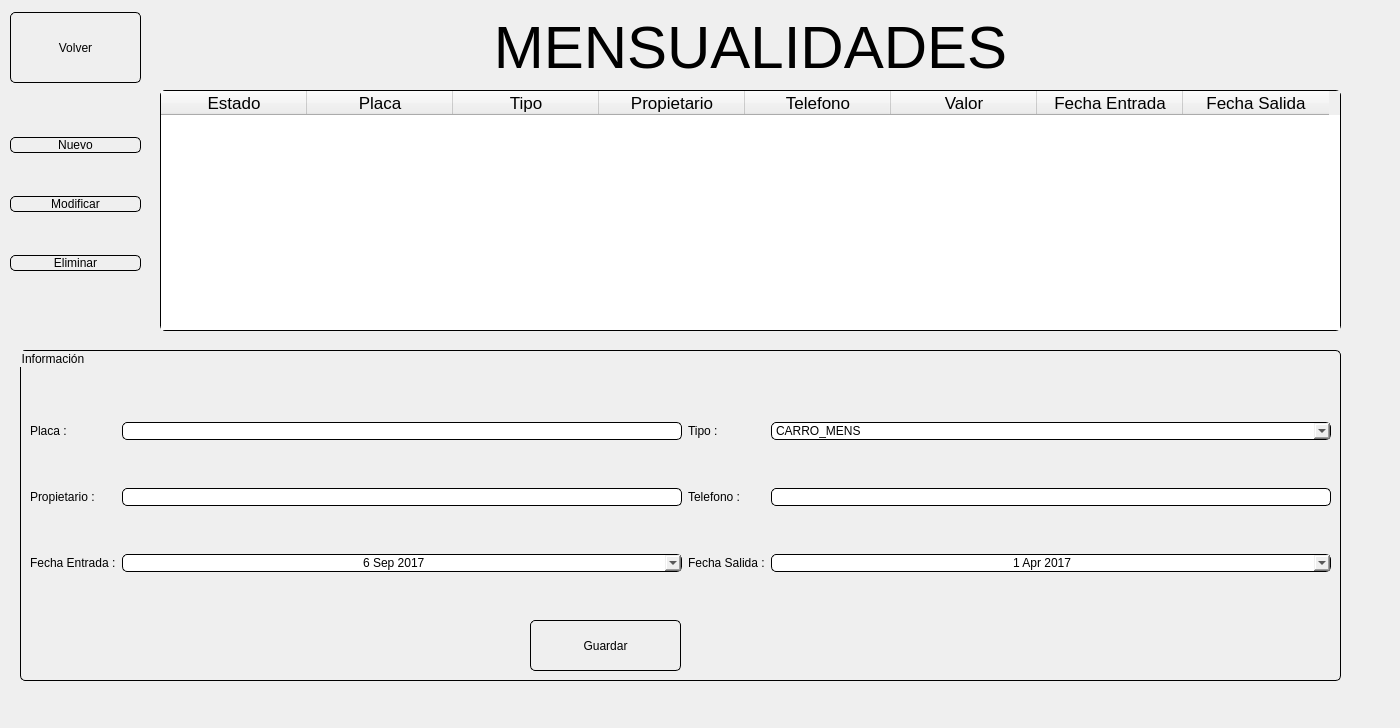
<?xml version="1.0" encoding="UTF-8"?>
<ui version="4.0">
 <class>MainWindow</class>
 <widget class="QMainWindow" name="MainWindow">
  <property name="geometry">
   <rect>
    <x>0</x>
    <y>0</y>
    <width>1400</width>
    <height>728</height>
   </rect>
  </property>
  <property name="maximumSize">
   <size>
    <width>1400</width>
    <height>732</height>
   </size>
  </property>
  <property name="windowTitle">
   <string>MainWindow</string>
  </property>
  <property name="styleSheet">
   <string notr="true">QLabel{
font: 18pt &quot;Tahoma&quot;;
}

QLineEdit,QComboBox, QDateEdit, QPushButton{
font: 18px &quot;Tahoma&quot;;
border:1px solid black;
border-radius: 5px;
}

#labelMenusalidad{
font-size: 60px;
}

QPushButton:hover{
background-color: #0c80c4;
}

#btnGuardar:hover{
background-color: #2aff27;
}

#btnEliminar:hover{
background-color: #ff0000;
}

QGroupBox{
font: 13pt &quot;Tahoma&quot;;
border:1px solid black;
border-radius: 5px
}

QTableWidget{
font: 13pt &quot;Tahoma&quot;;
border:1px solid black;
border-radius: 5px
}
</string>
  </property>
  <widget class="QWidget" name="centralwidget">
   <widget class="QWidget" name="gridLayoutWidget">
    <property name="geometry">
     <rect>
      <x>160</x>
      <y>10</y>
      <width>1181</width>
      <height>74</height>
     </rect>
    </property>
    <layout class="QGridLayout" name="gridLayout">
     <item row="0" column="0">
      <widget class="QLabel" name="labelMenusalidad">
       <property name="text">
        <string>MENSUALIDADES</string>
       </property>
       <property name="alignment">
        <set>Qt::AlignCenter</set>
       </property>
      </widget>
     </item>
    </layout>
   </widget>
   <widget class="QTableWidget" name="tableMensualidades">
    <property name="geometry">
     <rect>
      <x>160</x>
      <y>90</y>
      <width>1181</width>
      <height>241</height>
     </rect>
    </property>
    <property name="sizePolicy">
     <sizepolicy hsizetype="Expanding" vsizetype="Expanding">
      <horstretch>0</horstretch>
      <verstretch>0</verstretch>
     </sizepolicy>
    </property>
    <property name="contextMenuPolicy">
     <enum>Qt::CustomContextMenu</enum>
    </property>
    <property name="sizeAdjustPolicy">
     <enum>QAbstractScrollArea::AdjustToContents</enum>
    </property>
    <property name="autoScrollMargin">
     <number>10</number>
    </property>
    <property name="editTriggers">
     <set>QAbstractItemView::SelectedClicked</set>
    </property>
    <property name="showDropIndicator" stdset="0">
     <bool>false</bool>
    </property>
    <property name="selectionBehavior">
     <enum>QAbstractItemView::SelectRows</enum>
    </property>
    <property name="textElideMode">
     <enum>Qt::ElideRight</enum>
    </property>
    <property name="verticalScrollMode">
     <enum>QAbstractItemView::ScrollPerItem</enum>
    </property>
    <property name="cornerButtonEnabled">
     <bool>true</bool>
    </property>
    <attribute name="horizontalHeaderVisible">
     <bool>true</bool>
    </attribute>
    <attribute name="horizontalHeaderCascadingSectionResizes">
     <bool>false</bool>
    </attribute>
    <attribute name="horizontalHeaderDefaultSectionSize">
     <number>146</number>
    </attribute>
    <attribute name="horizontalHeaderMinimumSectionSize">
     <number>50</number>
    </attribute>
    <attribute name="verticalHeaderMinimumSectionSize">
     <number>30</number>
    </attribute>
    <column>
     <property name="text">
      <string>Estado</string>
     </property>
     <property name="font">
      <font>
       <family>Tahoma</family>
       <pointsize>13</pointsize>
      </font>
     </property>
    </column>
    <column>
     <property name="text">
      <string>Placa</string>
     </property>
     <property name="font">
      <font>
       <family>Tahoma</family>
       <pointsize>13</pointsize>
      </font>
     </property>
    </column>
    <column>
     <property name="text">
      <string>Tipo</string>
     </property>
     <property name="font">
      <font>
       <family>Tahoma</family>
       <pointsize>13</pointsize>
      </font>
     </property>
    </column>
    <column>
     <property name="text">
      <string>Propietario</string>
     </property>
     <property name="font">
      <font>
       <family>Tahoma</family>
       <pointsize>13</pointsize>
       <stylestrategy>PreferDefault</stylestrategy>
      </font>
     </property>
     <property name="foreground">
      <brush brushstyle="SolidPattern">
       <color alpha="255">
        <red>0</red>
        <green>0</green>
        <blue>0</blue>
       </color>
      </brush>
     </property>
    </column>
    <column>
     <property name="text">
      <string>Telefono</string>
     </property>
     <property name="font">
      <font>
       <family>Tahoma</family>
       <pointsize>13</pointsize>
      </font>
     </property>
    </column>
    <column>
     <property name="text">
      <string>Valor</string>
     </property>
     <property name="font">
      <font>
       <family>Tahoma</family>
       <pointsize>13</pointsize>
      </font>
     </property>
    </column>
    <column>
     <property name="text">
      <string>Fecha Entrada</string>
     </property>
     <property name="font">
      <font>
       <family>Tahoma</family>
       <pointsize>13</pointsize>
      </font>
     </property>
    </column>
    <column>
     <property name="text">
      <string>Fecha Salida</string>
     </property>
     <property name="font">
      <font>
       <family>Tahoma</family>
       <pointsize>13</pointsize>
      </font>
     </property>
    </column>
   </widget>
   <widget class="QWidget" name="gridLayoutWidget_3">
    <property name="geometry">
     <rect>
      <x>10</x>
      <y>100</y>
      <width>131</width>
      <height>211</height>
     </rect>
    </property>
    <layout class="QGridLayout" name="gridLayout_3">
     <item row="0" column="0">
      <widget class="QPushButton" name="btnNuevo">
       <property name="text">
        <string>Nuevo</string>
       </property>
       <property name="icon">
        <iconset>
         <normaloff>../../co/edu/uniquindio/parkingsoft/icons/icon-agregar.png</normaloff>../../co/edu/uniquindio/parkingsoft/icons/icon-agregar.png</iconset>
       </property>
       <property name="iconSize">
        <size>
         <width>50</width>
         <height>50</height>
        </size>
       </property>
      </widget>
     </item>
     <item row="1" column="0">
      <widget class="QPushButton" name="btnActualizar">
       <property name="text">
        <string>Modificar</string>
       </property>
       <property name="icon">
        <iconset>
         <normaloff>../../co/edu/uniquindio/parkingsoft/icons/icon-modificar.png</normaloff>../../co/edu/uniquindio/parkingsoft/icons/icon-modificar.png</iconset>
       </property>
       <property name="iconSize">
        <size>
         <width>50</width>
         <height>50</height>
        </size>
       </property>
      </widget>
     </item>
     <item row="2" column="0">
      <widget class="QPushButton" name="btnEliminar">
       <property name="text">
        <string>Eliminar</string>
       </property>
       <property name="icon">
        <iconset>
         <normaloff>../../co/edu/uniquindio/parkingsoft/icons/icon-eliminar.png</normaloff>../../co/edu/uniquindio/parkingsoft/icons/icon-eliminar.png</iconset>
       </property>
       <property name="iconSize">
        <size>
         <width>50</width>
         <height>50</height>
        </size>
       </property>
      </widget>
     </item>
    </layout>
   </widget>
   <widget class="QGroupBox" name="grupoInformacion">
    <property name="geometry">
     <rect>
      <x>20</x>
      <y>350</y>
      <width>1321</width>
      <height>331</height>
     </rect>
    </property>
    <property name="title">
     <string>Información</string>
    </property>
    <property name="flat">
     <bool>false</bool>
    </property>
    <property name="checkable">
     <bool>false</bool>
    </property>
    <widget class="QWidget" name="gridLayoutWidget_2">
     <property name="geometry">
      <rect>
       <x>10</x>
       <y>30</y>
       <width>1301</width>
       <height>237</height>
      </rect>
     </property>
     <layout class="QGridLayout" name="gridLayout_2">
      <item row="0" column="2">
       <widget class="QLabel" name="label_3">
        <property name="text">
         <string>Tipo :</string>
        </property>
       </widget>
      </item>
      <item row="1" column="2">
       <widget class="QLabel" name="label_5">
        <property name="text">
         <string>Telefono :</string>
        </property>
       </widget>
      </item>
      <item row="0" column="0">
       <widget class="QLabel" name="label_2">
        <property name="text">
         <string>Placa :</string>
        </property>
       </widget>
      </item>
      <item row="2" column="0">
       <widget class="QLabel" name="label_6">
        <property name="text">
         <string>Fecha Entrada :</string>
        </property>
       </widget>
      </item>
      <item row="2" column="1">
       <widget class="QDateEdit" name="txtFechaEntrada">
        <property name="alignment">
         <set>Qt::AlignBottom|Qt::AlignHCenter</set>
        </property>
        <property name="buttonSymbols">
         <enum>QAbstractSpinBox::PlusMinus</enum>
        </property>
        <property name="showGroupSeparator" stdset="0">
         <bool>false</bool>
        </property>
        <property name="minimumDate">
         <date>
          <year>2017</year>
          <month>4</month>
          <day>1</day>
         </date>
        </property>
        <property name="currentSection">
         <enum>QDateTimeEdit::DaySection</enum>
        </property>
        <property name="calendarPopup">
         <bool>true</bool>
        </property>
        <property name="date">
         <date>
          <year>2017</year>
          <month>9</month>
          <day>6</day>
         </date>
        </property>
       </widget>
      </item>
      <item row="2" column="3">
       <widget class="QDateEdit" name="txtFechaSalida">
        <property name="alignment">
         <set>Qt::AlignCenter</set>
        </property>
        <property name="accelerated">
         <bool>false</bool>
        </property>
        <property name="minimumDate">
         <date>
          <year>2017</year>
          <month>4</month>
          <day>1</day>
         </date>
        </property>
        <property name="currentSection">
         <enum>QDateTimeEdit::MonthSection</enum>
        </property>
        <property name="calendarPopup">
         <bool>true</bool>
        </property>
        <property name="currentSectionIndex">
         <number>1</number>
        </property>
        <property name="timeSpec">
         <enum>Qt::LocalTime</enum>
        </property>
       </widget>
      </item>
      <item row="2" column="2">
       <widget class="QLabel" name="label_7">
        <property name="text">
         <string>Fecha Salida :</string>
        </property>
       </widget>
      </item>
      <item row="1" column="1">
       <widget class="QLineEdit" name="txtPropietario">
        <property name="maxLength">
         <number>50</number>
        </property>
       </widget>
      </item>
      <item row="1" column="3">
       <widget class="QLineEdit" name="txtTelefono">
        <property name="maxLength">
         <number>15</number>
        </property>
       </widget>
      </item>
      <item row="0" column="1">
       <widget class="QLineEdit" name="txtPlaca">
        <property name="maxLength">
         <number>7</number>
        </property>
       </widget>
      </item>
      <item row="1" column="0">
       <widget class="QLabel" name="label_4">
        <property name="text">
         <string>Propietario :</string>
        </property>
       </widget>
      </item>
      <item row="0" column="3">
       <widget class="QComboBox" name="comboTipo">
        <item>
         <property name="text">
          <string>CARRO_MENS</string>
         </property>
        </item>
        <item>
         <property name="text">
          <string>MOTO_MENS</string>
         </property>
        </item>
       </widget>
      </item>
     </layout>
    </widget>
    <widget class="QPushButton" name="btnGuardar">
     <property name="geometry">
      <rect>
       <x>510</x>
       <y>270</y>
       <width>151</width>
       <height>51</height>
      </rect>
     </property>
     <property name="text">
      <string>Guardar</string>
     </property>
     <property name="icon">
      <iconset>
       <normaloff>../../co/edu/uniquindio/parkingsoft/icons/icon-guardar.png</normaloff>../../co/edu/uniquindio/parkingsoft/icons/icon-guardar.png</iconset>
     </property>
     <property name="iconSize">
      <size>
       <width>50</width>
       <height>50</height>
      </size>
     </property>
    </widget>
   </widget>
   <widget class="QPushButton" name="btnVolver">
    <property name="geometry">
     <rect>
      <x>10</x>
      <y>12</y>
      <width>131</width>
      <height>71</height>
     </rect>
    </property>
    <property name="text">
     <string>Volver</string>
    </property>
    <property name="icon">
     <iconset>
      <normaloff>../../co/edu/uniquindio/parkingsoft/icons/icon-volver.png</normaloff>../../co/edu/uniquindio/parkingsoft/icons/icon-volver.png</iconset>
    </property>
    <property name="iconSize">
     <size>
      <width>50</width>
      <height>50</height>
     </size>
    </property>
   </widget>
  </widget>
 </widget>
 <resources/>
 <connections/>
</ui>
